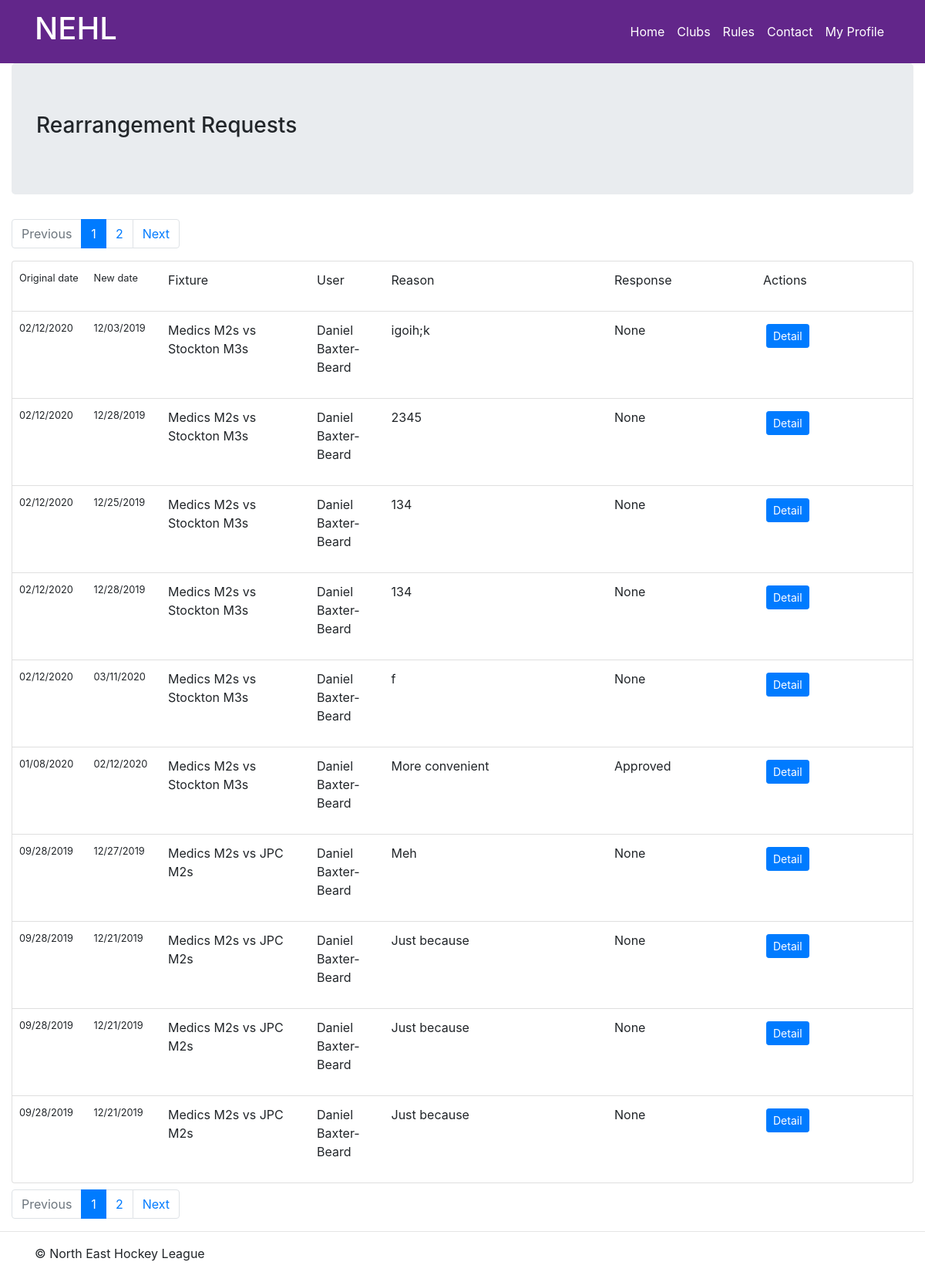
Screenshot of /fixtures/rearrangements/ (signed in) with the database file from the repository.
### fixtures/models.py (models this page shows, shortened)
class RearrangementRequest(models.Model):
    original_fixture = models.ForeignKey('fixtures.Fixture', on_delete=models.CASCADE)
    new_date_time = models.DateTimeField()
    date_time_created = models.DateTimeField(auto_now_add=True)
    reason = models.CharField(max_length=150)
    status = models.CharField(max_length=30)
    who_requested = models.ForeignKey('clubs.Member', on_delete=models.SET_NULL, null=True)

class Fixture(models.Model):
    season = models.ForeignKey(Season, on_delete=models.CASCADE)
    competition = models.ForeignKey(Competition, on_delete=models.CASCADE)
    venue = models.ForeignKey(Venue, on_delete=models.SET_NULL, null=True, blank=True)
    team_a = models.ForeignKey('teams.Team',
                               related_name='team_a_fixtures',
                               on_delete=models.CASCADE,
                               null=True
                               )
    team_b = models.ForeignKey('teams.Team',
                               related_name='team_b_fixtures',
                               on_delete=models.CASCADE,
                               null=True
                               )
    date = models.DateField()
    time = models.TimeField(null=True, blank=True)
    umpire_a = models.ForeignKey('Umpire',
                                 related_name='fixtures_as_umpire_a',
                                 on_delete=models.SET_NULL,
                                 null=True, blank=True)
    umpire_b = models.ForeignKey('Umpire',
                                 related_name='fixtures_as_umpire_b',
                                 on_delete=models.SET_NULL,
                                 null=True, blank=True)
    match_card_submission_url = models.CharField(max_length=300, null=True, blank=True)
    result = models.OneToOneField('FixtureResult', on_delete=models.CASCADE, null=True, blank=True)

class RearrangementResponse(models.Model):
    answer = models.CharField(max_length=30)
    reason = models.CharField(max_length=150)
    request = models.ForeignKey('fixtures.RearrangementRequest', on_delete=models.CASCADE)
    responder = models.ForeignKey(settings.AUTH_USER_MODEL, on_delete=models.SET_NULL, null=True)
    when = models.DateTimeField(auto_now_add=True)

### teams/models.py (models this page shows, shortened)
class Team(models.Model):
    name = models.CharField(max_length=30)
    short_name = models.CharField(max_length=5, null=True)
    club = models.ForeignKey('clubs.Club', on_delete=models.CASCADE)
    squad = models.ManyToManyField('clubs.Member', related_name='squads', blank=True)

### clubs/models.py (models this page shows, shortened)
class Club(models.Model):
    name = models.CharField(max_length=60)
    short_name = models.CharField(max_length=12, null=True)
    primary_colour = models.CharField(max_length=7)
    secondary_colour = models.CharField(max_length=7)
    venues = models.ManyToManyField('fixtures.Venue',
                                    through='fixtures.VenueUseType')
    main_venue = models.ForeignKey('fixtures.Venue',
                                   on_delete=models.SET_NULL,
                                   related_name='main_club',
                                   null=True)
    management = models.ManyToManyField('Member',
                                        related_name='management_position',
                                        through='ClubManagementPosition')
    main_contact = models.ForeignKey('Member',
                                     related_name='main_contact_for',
                                     on_delete=models.SET_NULL,
                                     null=True, blank=True)
    fixture_coordinator = models.ForeignKey('Member',
                                            related_name='fixture_coordinator_for',
                                            on_delete=models.SET_NULL,
                                            null=True, blank=True)
    dashboard_link = models.CharField(max_length=100, null=True, blank=True)

class Member(models.Model):
    date_of_birth = models.DateField()
    registration_date = models.DateField()
    club = models.ForeignKey(Club, on_delete=models.SET_NULL, null=True, related_name='members')
    user = models.OneToOneField(settings.AUTH_USER_MODEL, on_delete=models.SET_NULL, null=True)

### fixtures/views/rearrangements.py (the view)
# urls.py: path('', views.index, name='index'),
@login_required
def index(request):
    rearrangement_requests = RearrangementRequest.objects.all().order_by('-date_time_created')
    user = request.user
    can_administrate = False
    if rearrangement_requests.count() > 0:
        if can_administrate_competition(user.id, rearrangement_requests.first().original_fixture.competition.id):
            can_administrate = True
    else:
        can_administrate = True
    if not can_administrate:
        return HttpResponseForbidden()
    paginator = Paginator(rearrangement_requests, 10)
    page = request.GET.get('page')
    rearrangement_requests = paginator.get_page(page)
    return render(request, 'rearrangements/index.html', {'rearrangements': rearrangement_requests})

### nehlwebsite/utils/auth_utils.py (called while the page is built)
def can_administrate_competition(user_id: int, competition_id: int) -> bool:
    competition = get_object_or_404(Competition, pk=competition_id)
    while True:
        for official in competition.officials.all():
            if official.user.id == user_id:
                return True
        if competition.parent_competition is None:
            break
        competition = competition.parent_competition
    return False

### fixtures/templates/rearrangements/index.html (shortened to what this page needs)
{% extends 'nehlwebsite/base.html' %}
{% load static %}
{% load crispy_forms_filters %}
{% block css %}
    <link rel="stylesheet" type="text/css" href="{% static 'fixtures/style.css' %}">
{% endblock %}
{% block content %}
    <div class="container-fluid">
        <div class="jumbotron">
              <h3>Rearrangement Requests</h3>
        </div>
        <div class="row">
            <div class="col">
                <nav class="float-left">
                    <ul class="pagination">
                        {% if rearrangements.has_previous %}
                            <li class="page-item"><a class="page-link" href="?page={{ rearrangements.previous_page_number }}">Previous</a></li>
                        {% else %}
                            <li class="page-item disabled"><a class="page-link" href="#">Previous</a></li>
                        {% endif %}
                        {% for i in rearrangements.paginator.page_range %}
                            {% if i == rearrangements.number %}
                                <li class="page-item active">
                                    <a class="page-link" href="?page={{ i }}">{{ i }}</a>
                                </li>
                            {% else %}
                                <li class="page-item">
                                    <a class="page-link" href="?page={{ i }}">{{ i }}</a>
                                </li>
                            {% endif %}
                        {% endfor %}
                        {% if rearrangements.has_next %}
                            <li class="page-item"><a class="page-link" href="?page={{ rearrangements.next_page_number }}">Next</a></li>
                        {% else %}
                            <li class="page-item disabled"><a class="page-link" href="#">Next</a></li>
                        {% endif %}
                    </ul>
                </nav>
            </div>
        </div>
        <div class="list-group">
            <div class="list-group-item">
                <div class="row">
                    <p class="d-none d-lg-block col-1 small px-1">Original date</p>
                    <p class="d-none d-lg-block col-1 small px-1">New date</p>
                    <p class="col-3 col-lg-2 px-1">Fixture</p>
                    <p class="d-none d-lg-block col-1 px-1">User</p>
                    <p class="col-3 px-1">Reason</p>
                    <p class="col-3 col-sm-2 px-1">Response</p>
                    <p class="col-3 col-sm-2 px-1">Actions</p>
                </div>
            </div>
            {% for rearrangement in rearrangements %}
            <div class="list-group-item">
                <div class="row">
                    <p class="d-none d-lg-block col-1 small px-1">{{ rearrangement.original_fixture.date|date:"SHORT_DATE_FORMAT" }}</p>
                    <p class="d-none d-lg-block col-1 small px-1">{{ rearrangement.new_date_time|date:"SHORT_DATE_FORMAT" }}</p>
                    <p class="col-3 col-lg-2 px-1">{{ rearrangement.original_fixture.team_a.club.short_name|default_if_none:rearrangement.original_fixture.team_a.club.name }} {{ rearrangement.original_fixture.team_a.short_name }} vs {{ rearrangement.original_fixture.team_b.club.short_name|default_if_none:rearrangement.original_fixture.team_b.club.name}} {{ rearrangement.original_fixture.team_b.short_name }}</p>
                    <p class="d-none d-lg-block col-1 px-1">{{ rearrangement.who_requested.user.first_name }} {{ rearrangement.who_requested.user.last_name }}</p>
                    <p class="col-3 col-sm-3 px-1">{{ rearrangement.reason }}</p>
                    {% if rearrangement.rearrangementresponse_set.count > 0 %}
                        <p class="col-3 col-sm-2 px-1">{{ rearrangement.rearrangementresponse_set.first.answer }}</p>
                    {% else %}
                        <p class="col-3 col-sm-2 px-1">None</p>
                    {% endif %}
                    <p class="col-3 col-sm-2 px-1">
                        <a class="btn btn-primary btn-sm m-1" href="{% url 'rearrangements:detail' rearrangement.id %}" role="button">Detail</a>
                    </p>
                </div>
            </div>
            {% endfor %}
        </div>
        <nav class="mt-2">
            <ul class="pagination">
                {% if rearrangements.has_previous %}
                    <li class="page-item"><a class="page-link" href="?page={{ rearrangements.previous_page_number }}">Previous</a></li>
                {% else %}
                    <li class="page-item disabled"><a class="page-link" href="#">Previous</a></li>
                {% endif %}
                {% for i in rearrangements.paginator.page_range %}
                    {% if i == rearrangements.number %}
                        <li class="page-item active">
                            <a class="page-link" href="?page={{ i }}">{{ i }}</a>
                        </li>
                    {% else %}
                        <li class="page-item">
                            <a class="page-link" href="?page={{ i }}">{{ i }}</a>
                        </li>
                    {% endif %}
                {% endfor %}
                {% if rearrangements.has_next %}
                    <li class="page-item"><a class="page-link" href="?page={{ rearrangements.next_page_number }}">Next</a></li>
                {% else %}
                    <li class="page-item disabled"><a class="page-link" href="#">Next</a></li>
                {% endif %}
            </ul>
        </nav>
    </div>
{% endblock %}

### rows the page displays
RearrangementRequest: original_fixture "02/12/2020", new_date_time "12/03/2019", original_fixture.team_a.club.short_name "Medics", original_fixture.team_a.short_name "M2s", original_fixture.team_b.club.short_name "Stockton", original_fixture.team_b.short_name "M3s", who_requested.user.first_name "Daniel", who_requested.user.last_name "Baxter-Beard", reason "igoih;k", shows "None"
RearrangementRequest: original_fixture "02/12/2020", new_date_time "12/28/2019", original_fixture.team_a.club.short_name "Medics", original_fixture.team_a.short_name "M2s", original_fixture.team_b.club.short_name "Stockton", original_fixture.team_b.short_name "M3s", who_requested.user.first_name "Daniel", who_requested.user.last_name "Baxter-Beard", reason "2345", shows "None"
RearrangementRequest: original_fixture "02/12/2020", new_date_time "12/25/2019", original_fixture.team_a.club.short_name "Medics", original_fixture.team_a.short_name "M2s", original_fixture.team_b.club.short_name "Stockton", original_fixture.team_b.short_name "M3s", who_requested.user.first_name "Daniel", who_requested.user.last_name "Baxter-Beard", reason "134", shows "None"
RearrangementRequest: original_fixture "02/12/2020", new_date_time "12/28/2019", original_fixture.team_a.club.short_name "Medics", original_fixture.team_a.short_name "M2s", original_fixture.team_b.club.short_name "Stockton", original_fixture.team_b.short_name "M3s", who_requested.user.first_name "Daniel", who_requested.user.last_name "Baxter-Beard", reason "134", shows "None"
RearrangementRequest: original_fixture "02/12/2020", new_date_time "03/11/2020", original_fixture.team_a.club.short_name "Medics", original_fixture.team_a.short_name "M2s", original_fixture.team_b.club.short_name "Stockton", original_fixture.team_b.short_name "M3s", who_requested.user.first_name "Daniel", who_requested.user.last_name "Baxter-Beard", reason "f", shows "None"
RearrangementRequest: original_fixture "01/08/2020", new_date_time "02/12/2020", original_fixture.team_a.club.short_name "Medics", original_fixture.team_a.short_name "M2s", original_fixture.team_b.club.short_name "Stockton", original_fixture.team_b.short_name "M3s", who_requested.user.first_name "Daniel", who_requested.user.last_name "Baxter-Beard", reason "More convenient", rearrangementresponse_set.first.answer "Approved"
RearrangementRequest: original_fixture "09/28/2019", new_date_time "12/27/2019", original_fixture.team_a.club.short_name "Medics", original_fixture.team_a.short_name "M2s", original_fixture.team_b.club.short_name "JPC", original_fixture.team_b.short_name "M2s", who_requested.user.first_name "Daniel", who_requested.user.last_name "Baxter-Beard", reason "Meh", shows "None"
RearrangementRequest: original_fixture "09/28/2019", new_date_time "12/21/2019", original_fixture.team_a.club.short_name "Medics", original_fixture.team_a.short_name "M2s", original_fixture.team_b.club.short_name "JPC", original_fixture.team_b.short_name "M2s", who_requested.user.first_name "Daniel", who_requested.user.last_name "Baxter-Beard", reason "Just because", shows "None"
RearrangementRequest: original_fixture "09/28/2019", new_date_time "12/21/2019", original_fixture.team_a.club.short_name "Medics", original_fixture.team_a.short_name "M2s", original_fixture.team_b.club.short_name "JPC", original_fixture.team_b.short_name "M2s", who_requested.user.first_name "Daniel", who_requested.user.last_name "Baxter-Beard", reason "Just because", shows "None"
RearrangementRequest: original_fixture "09/28/2019", new_date_time "12/21/2019", original_fixture.team_a.club.short_name "Medics", original_fixture.team_a.short_name "M2s", original_fixture.team_b.club.short_name "JPC", original_fixture.team_b.short_name "M2s", who_requested.user.first_name "Daniel", who_requested.user.last_name "Baxter-Beard", reason "Just because", shows "None"

### other values shown
{{ i }} "1"
{{ i }} "2"
